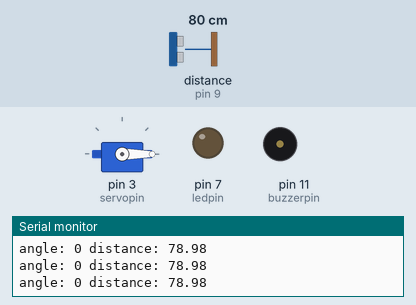
A sketch run on a simulated Arduino Uno, built with avr-gcc and run on an emulated ATmega328P. Shown: servo, output pins drawn as LEDs (lit = HIGH), buzzer (waves = sounding, pin HIGH), the last lines printed to the serial monitor. Wiring (inferred from the names in the program): ultrasonic range finder: trigger pin 8; echo pin 9. The test bench sets the inputs (shaded band); at power-on: distance to the obstacle (sensor on pin 9) 80 cm. The echo pulse lasts 58.3 µs per cm; pins used as bus, display or sensor lines are not drawn.

Above: at 1.2 s.
1.3 s: distance to the obstacle (sensor on pin 9) set to 33 cm
4.3 s: distance to the obstacle (sensor on pin 9) set to 28 cm
At 5.3 s:
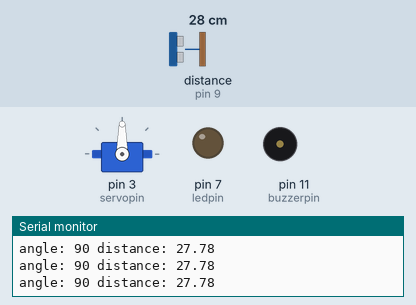
6.1 s: distance to the obstacle (sensor on pin 9) set to 17 cm
7.6 s: distance to the obstacle (sensor on pin 9) set to 14 cm
At 9.1 s:
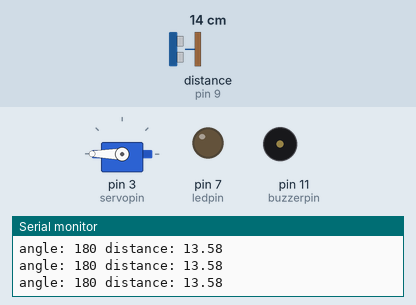
9.4 s: distance to the obstacle (sensor on pin 9) set to 18 cm
At 10.0 s:
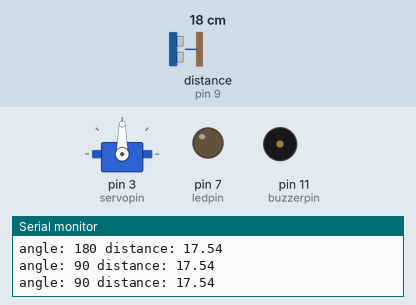
12.4 s: distance to the obstacle (sensor on pin 9) set to 4 cm
At 13.6 s:
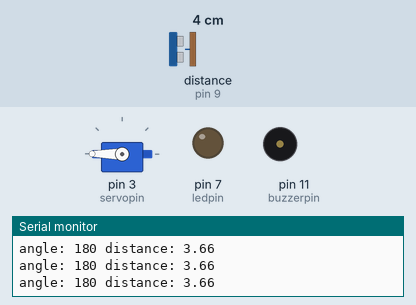
Timing chart, 0 to 15.2 s (numbered marks = the images above; inputs shaded):
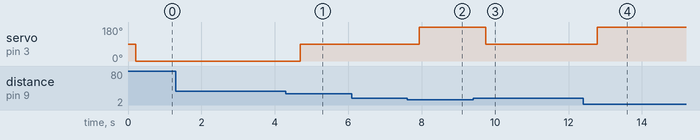

The sketch:

us_servo.ino
```cpp
#include <Servo.h>
int trigpin=8;
int echopin=9;
int ledpin=7;
int buzzerpin=11;
int servopin=3;
float duration, distance;
Servo myservo;
void setup() {
  // put your setup code here, to run once:
pinMode(trigpin,OUTPUT);
pinMode(echopin,INPUT);
pinMode(ledpin,OUTPUT);
pinMode(buzzerpin,OUTPUT);
myservo.attach(servopin);
Serial.begin(9600);
}

void loop() {
  // put your main code here, to run repeatedly:
digitalWrite(trigpin,HIGH);
delayMicroseconds(10);
digitalWrite(trigpin,LOW);

duration=pulseIn(echopin,HIGH);
distance=(duration *0.034)/2;
Serial.print("distance: ");
Serial.print(distance);
Serial.println(" ");
delay(200);

if(distance<=15){

myservo.write(180);
Serial.print("angle: ");
Serial.print(180);
Serial.print(" ");


}
else if(distance >15 && distance <=30){
myservo.write(90);
Serial.print("angle: ");
Serial.print(90);
Serial.print(" ");
}


else {
myservo.write(0);
Serial.print("angle: ");
Serial.print(0);
Serial.print(" ");
}

}
```

Measured:
- the behaviour switches between 31 and 30 cm on distance to the obstacle (sensor on pin 9) (found by bisection; images 0 and 1)
- the behaviour switches between 16 and 15 cm on distance to the obstacle (sensor on pin 9) (found by bisection; images 1 and 2)
- after the input at 4.3 s, servo on pin 3 (servopin): 0° → 90° after 0.39 s
- after the input at 7.6 s, servo on pin 3 (servopin): 90° → 180° after 0.33 s
- after the input at 9.4 s, servo on pin 3 (servopin): 180° → 90° after 0.35 s
- after the input at 12.4 s, servo on pin 3 (servopin): 90° → 180° after 0.38 s
